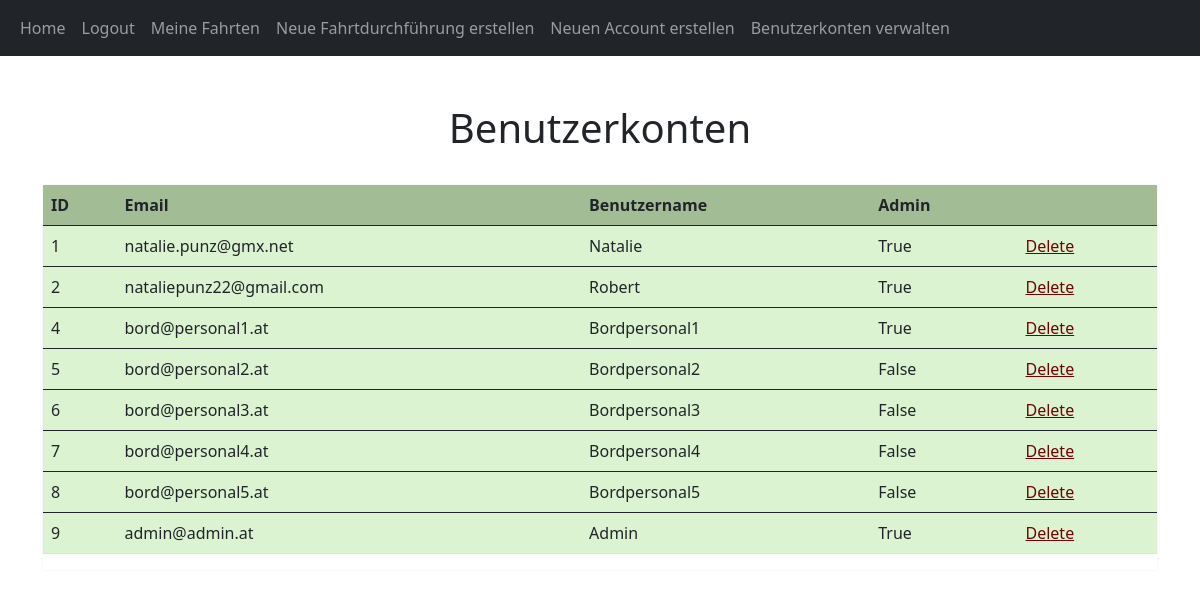
The page /Accounts (signed in) on the database its author committed.
### website/models.py (models this page shows, shortened)
class User(db.Model, UserMixin):
    id = db.Column(db.Integer, primary_key=True)
    email = db.Column(db.String(150), unique=True)
    username = db.Column(db.String(150), unique=True)
    password = db.Column(db.String(150))
    date_created = db.Column(db.DateTime(timezone=True), default=func.now())
    admin = db.Column(db.String(150))
    posts = db.relationship('Post', backref='user', passive_deletes=True)
    def get_admin(self):
        return self.admin

### website/views.py (the view)
@views.route("/Accounts", methods=['GET', 'POST'])
@login_required
def get_accounts():
    users = User.query.all()
    return render_template('bordpersonal.html', user=current_user, users=users)

### website/__init__.py (called while the page is built)
def create_app():
    app = Flask(__name__)
    app.config['SECRET_KEY'] = "helloworld"
    app.config['SQLALCHEMY_DATABASE_URI'] = f'sqlite:///{DB_NAME}'
    db.init_app(app)
    from .views import views
    from .auth import auth
    app.register_blueprint(views, url_prefix="/")
    app.register_blueprint(auth, url_prefix="/")
    from .models import User, Post
    create_database(app)
    login_manager = LoginManager()
    login_manager.login_view = "auth.login"
    login_manager.init_app(app)
    @login_manager.user_loader
    def load_user(id):
        return User.query.get(int(id))
    return app

### website/templates/bordpersonal.html (shortened to what this page needs)
{% extends "base.html" %} {% block title %}Accounts verwalten{% endblock %} {% block content
    %}
    <link rl="stylesheet" href="/static/stylesl.css"/>
    <h1 align="center">
      <br/>
      {% block header %}Benutzerkonten{% endblock %}</h1>
      <link rl="stylesheet" href="/static/stylesl.css"/>
    <div id="users">
      <br/>
      <div class="card border-light" align="center">
      <table class = "table table-hover">
        <thread>
          <tr class="table" style="background-color:rgb(162, 188, 149)">
            <th scope="col">ID</th>
            <th scope="col">Email</th>
            <th scope="col">Benutzername</th>
            <th scope="col">Admin</th>
            <th scope="col"></th>
          </tr>
        </thread>
        {% for u in users %}
            <tbody>
              <tr class="table" style="background-color:rgb(219, 243, 208)">
                <td>{{u.id}}</td>
                <td>{{u.email}}</td>
                <td>{{u.username}}</td>
                <td>{{u.admin}}</td>
                {% if user.get_admin() == 'True' %}
                    <td><a href="/delete-user/{{u.id}}" style="color: rgb(112, 3, 3)">Delete</a></td>
                {% else %}
                    <td></td>
                {% endif %}
              </tr>
            </tbody>
        {% endfor %}
      </table>
    </div>
     {% endblock %}

### rows shown on the page
User: id "1", email "natalie.punz@gmx.net", username "Natalie", admin "True"
User: id "2", email "nataliepunz22@gmail.com", username "Robert", admin "True"
User: id "4", email "bord@personal1.at", username "Bordpersonal1", admin "True"
User: id "5", email "bord@personal2.at", username "Bordpersonal2", admin "False"
User: id "6", email "bord@personal3.at", username "Bordpersonal3", admin "False"
User: id "7", email "bord@personal4.at", username "Bordpersonal4", admin "False"
User: id "8", email "bord@personal5.at", username "Bordpersonal5", admin "False"
User: id "9", email "admin@admin.at", username "Admin", admin "True"
